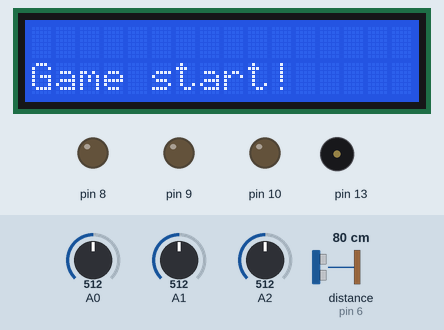
This sketch was run on a simulated Arduino Uno, built with avr-gcc and run on an emulated ATmega328P. On the bench: 16×2 character LCD, output pins drawn as LEDs (lit = HIGH), buzzer (waves = sounding). Wiring (inferred from the names in the program): ultrasonic range finder: trigger pin 7; echo pin 6. The inputs (shaded band) are chosen by the test bench; at power-on: distance to the obstacle (sensor on pin 6) 80 cm, A0 = 512, A1 = 512, A2 = 512. The echo pulse lasts 58.3 µs per cm; random numbers use the default seed unless the sketch sets one; pins used as bus, display or sensor lines are not drawn; what the sketch prints to the serial monitor is not drawn.

Above: at 1.2 s.
1.3 s: distance to the obstacle (sensor on pin 6) set to 5 cm
4.3 s: distance to the obstacle (sensor on pin 6) set to 2 cm
At 5.0 s:
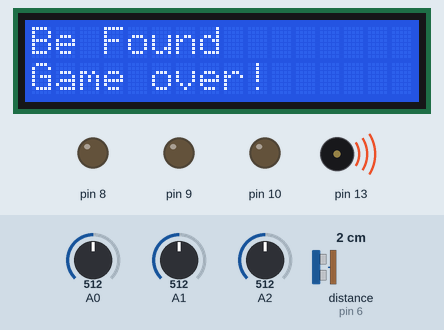
7.3 s: A0 set to 335
8.8 s: A0 set to 315
At 9.5 s:
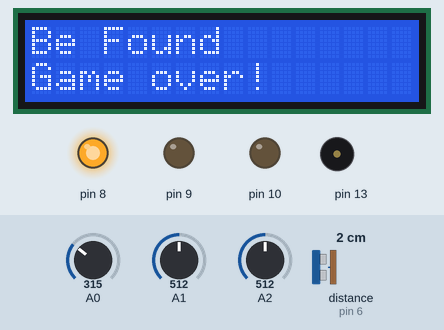
10.3 s: A0 set to 301
13.3 s: A0 set to 286
At 14.4 s:
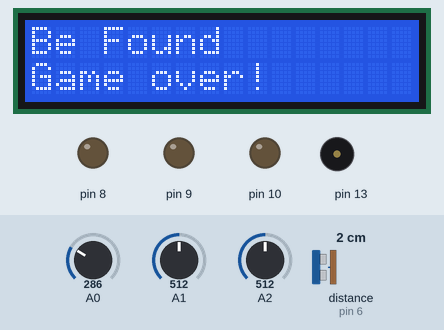
Timing chart, 0 to 16.3 s (numbered marks = the images above; inputs shaded):
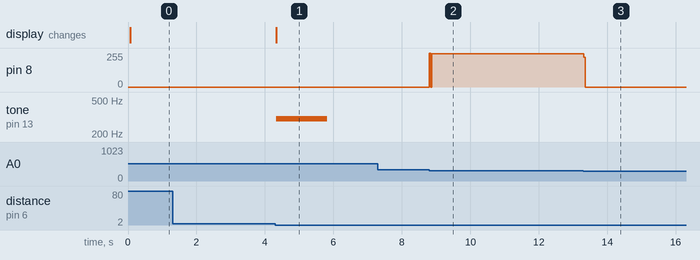

The sketch:

toy_project.ino
```cpp
// initial condition
int lock1;
int lock2;
int lock3;
int key1 = random(0,500);
int key2 = random(0,500);
int key3 = random(0,500);
boolean start = true;

#define echoPin 6 // attach pin D2 Arduino to pin Echo of HC-SR04
#define trigPin 7 //attach pin D3 Arduino to pin Trig of HC-SR04
#include <LiquidCrystal.h>
const int rs = 12, en = 11, d4 = 5, d5 = 4, d6 = 3, d7 = 2;
LiquidCrystal lcd(rs, en, d4, d5, d6, d7);
long duration; // variable for the duration of sound wave travel
int distance; // variable for the distance measurement

void setup() {
Serial.begin(9600);
pinMode(trigPin, OUTPUT); // Sets the trigPin as an OUTPUT
  pinMode(echoPin, INPUT);
pinMode(8,OUTPUT);
pinMode(9,OUTPUT);
pinMode(10,OUTPUT);
lcd.begin(16, 2);

}

void loop() {
digitalWrite(trigPin, LOW);
  delayMicroseconds(2);

  // Sets the trigPin HIGH (ACTIVE) for 10 microseconds
  digitalWrite(trigPin, HIGH);
  delayMicroseconds(10);
  digitalWrite(trigPin, LOW);

  // Reads the echoPin, returns the sound wave travel time in microseconds
  duration = pulseIn(echoPin, HIGH);

  // Calculating the distance
  distance = duration * 0.034 / 2;

  // Speed of sound wave divided by 2 (go and back)
  // Displays the distance on the Serial Monitor
  Serial.print("Distance: ");
  Serial.print(distance);
  Serial.println(" cm");

  //LCD to show the process of game
  if(start){
lcd.setCursor(0, 1);
  lcd.print("Game start!");
  }
digitalWrite(8,LOW);
digitalWrite(9,LOW);
digitalWrite(10,LOW);
lock1 = analogRead(A0);
lock2 = analogRead(A1);
lock3 = analogRead(A2);
if(abs(lock1-key1)<15){
  digitalWrite(8,HIGH);
}
if(abs(lock2-key2)<15){
  digitalWrite(9,HIGH);
}
if(abs(lock3-key3)<15){
  digitalWrite(10,HIGH);
}

// detection of too much motion
if(start){
if((distance<3)&&(distance!=0)){
  lcd.clear();
  lcd.setCursor(0,0);
  lcd.print("Be Found");
  lcd.setCursor(0,1);
  lcd.print("Game over!");
  tone(13,300);
  delay(1500);
  noTone(13);
  start = false;
}

// The victory condition
if(abs(lock1-key1)<15&&abs(lock2-key2)<15&&abs(lock3-key3)<15){
  lcd.clear();
  lcd.setCursor(0,0);
  lcd.print("Victory!");
}
}
}
```

Measured:
- the behaviour switches between 4 and 3 cm on distance to the obstacle (sensor on pin 6) (found by bisection; images 0 and 1)
- the behaviour switches between 322 and 321 on A0 (found by bisection; images 1 and 2)
- the behaviour switches between 293 and 292 on A0 (found by bisection; images 2 and 3)
- after the input at 1.3 s, every drawn part: stays the same
- after the input at 4.3 s, tone on pin 13: silent → 300 Hz at once, → silent 1.5 s later; the display: changes at once (image 1)
- after the input at 7.3 s, every drawn part: stays the same
- after the input at 8.8 s, pin 8: 0/255 → 251/255 at once
- after the input at 10.3 s, every drawn part: stays the same
- after the input at 13.3 s, pin 8: 251/255 → 0/255 at once
